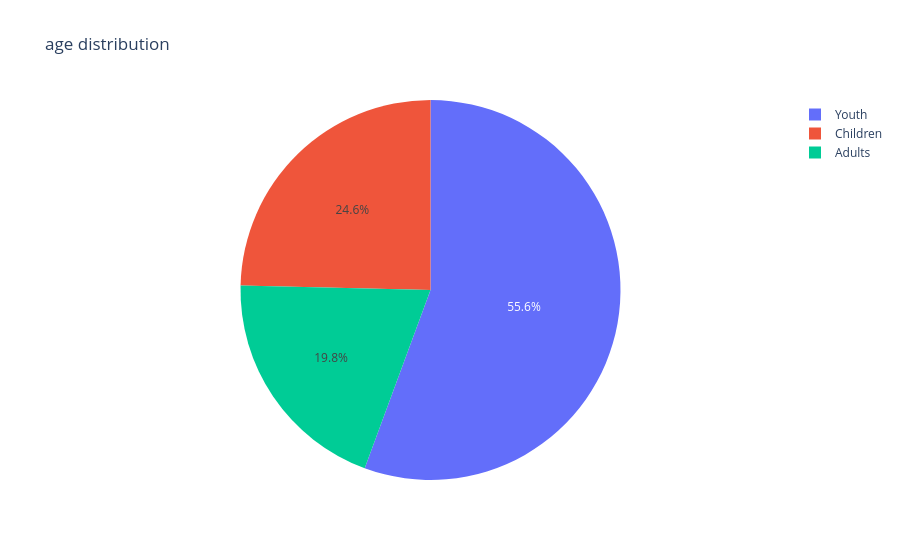

Notebook cell for this chart:
### Code cell
fig = px.pie(global_unemployment,names="age_categories",values="2023",title="age distribution")
fig.show()

### Figure 1 — Plotly figure (JSON) as saved in the notebook; plotly's stock layout.template omitted (floating-point values rounded to 4 significant figures; data arrays with more than 128 entries replaced by an {"elided": "..."} marker saying what was removed)
{"data": [{"domain": {"x": [0, 1], "y": [0, 1]}, "hovertemplate": "age_categories=%{label}<br>2023=%{value}<extra></extra>", "labels": {"elided": "1134 str values"}, "legendgroup": "", "name": "", "showlegend": true, "type": "pie", "values": {"elided": "1134 float values"}}], "layout": {"legend": {"tracegroupgap": 0}, "title": {"text": "age distribution"}}}
